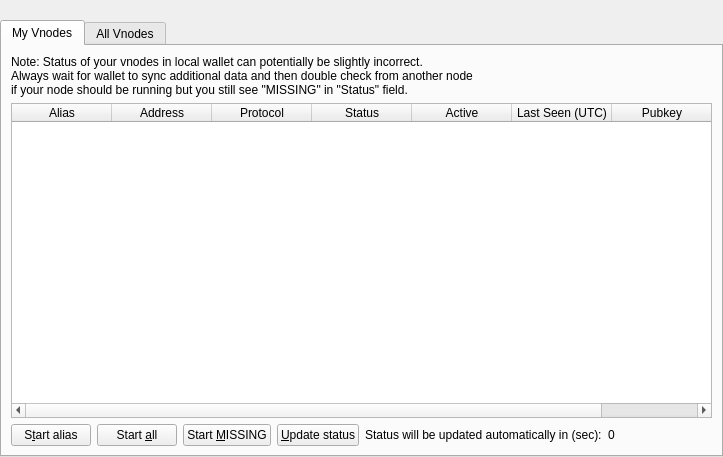
<?xml version="1.0" encoding="UTF-8"?>
<ui version="4.0">
 <class>VnodeList</class>
 <widget class="QWidget" name="VnodeList">
  <property name="geometry">
   <rect>
    <x>0</x>
    <y>0</y>
    <width>723</width>
    <height>457</height>
   </rect>
  </property>
  <property name="windowTitle">
   <string>Form</string>
  </property>
  <layout class="QVBoxLayout" name="topLayout">
   <property name="leftMargin">
    <number>0</number>
   </property>
   <property name="topMargin">
    <number>0</number>
   </property>
   <property name="rightMargin">
    <number>0</number>
   </property>
   <property name="bottomMargin">
    <number>0</number>
   </property>
   <item>
    <layout class="QVBoxLayout" name="verticalLayout">
     <property name="bottomMargin">
      <number>0</number>
     </property>
     <item>
      <spacer name="horizontalSpacer0">
       <property name="orientation">
        <enum>Qt::Horizontal</enum>
       </property>
       <property name="sizeHint" stdset="0">
        <size>
         <width>make40</width>
         <height>20</height>
        </size>
       </property>
      </spacer>
     </item>
     <item>
      <widget class="QTabWidget" name="tabWidget">
       <property name="currentIndex">
        <number>0</number>
       </property>
       <widget class="QWidget" name="tabMyVnodes">
        <attribute name="title">
         <string>My Vnodes</string>
        </attribute>
        <layout class="QGridLayout" name="gridLayout_2">
         <item row="0" column="0">
          <layout class="QVBoxLayout" name="verticalLayout_2">
           <property name="bottomMargin">
            <number>0</number>
           </property>
           <item>
            <layout class="QHBoxLayout" name="horizontalLayout_note">
             <property name="bottomMargin">
              <number>0</number>
             </property>
             <item>
              <widget class="QLabel" name="updateNote">
               <property name="text">
                <string>Note: Status of your vnodes in local wallet can potentially be slightly incorrect.&lt;br /&gt;Always wait for wallet to sync additional data and then double check from another node&lt;br /&gt;if your node should be running but you still see &quot;MISSING&quot; in &quot;Status&quot; field.</string>
               </property>
              </widget>
             </item>
            </layout>
           </item>
           <item>
            <widget class="QTableWidget" name="tableWidgetMyVnodes">
             <property name="minimumSize">
              <size>
               <width>695</width>
               <height>0</height>
              </size>
             </property>
             <property name="palette">
              <palette>
               <active>
                <colorrole role="Text">
                 <brush brushstyle="SolidPattern">
                  <color alpha="255">
                   <red>51</red>
                   <green>51</green>
                   <blue>51</blue>
                  </color>
                 </brush>
                </colorrole>
               </active>
               <inactive>
                <colorrole role="Text">
                 <brush brushstyle="SolidPattern">
                  <color alpha="255">
                   <red>51</red>
                   <green>51</green>
                   <blue>51</blue>
                  </color>
                 </brush>
                </colorrole>
               </inactive>
               <disabled>
                <colorrole role="Text">
                 <brush brushstyle="SolidPattern">
                  <color alpha="255">
                   <red>85</red>
                   <green>85</green>
                   <blue>85</blue>
                  </color>
                 </brush>
                </colorrole>
               </disabled>
              </palette>
             </property>
             <property name="editTriggers">
              <set>QAbstractItemView::NoEditTriggers</set>
             </property>
             <property name="alternatingRowColors">
              <bool>true</bool>
             </property>
             <property name="selectionMode">
              <enum>QAbstractItemView::SingleSelection</enum>
             </property>
             <property name="selectionBehavior">
              <enum>QAbstractItemView::SelectRows</enum>
             </property>
             <property name="sortingEnabled">
              <bool>true</bool>
             </property>
             <attribute name="horizontalHeaderStretchLastSection">
              <bool>true</bool>
             </attribute>
             <attribute name="ResizeMode">
              <enum>QHeaderView::Interactive</enum>
             </attribute>
             <column>
              <property name="text">
               <string>Alias</string>
              </property>
             </column>
             <column>
              <property name="text">
               <string>Address</string>
              </property>
             </column>
             <column>
              <property name="text">
               <string>Protocol</string>
              </property>
             </column>
             <column>
              <property name="text">
               <string>Status</string>
              </property>
             </column>
             <column>
              <property name="text">
               <string>Active</string>
              </property>
             </column>
             <column>
              <property name="text">
               <string>Last Seen (UTC)</string>
              </property>
             </column>
             <column>
              <property name="text">
               <string>Pubkey</string>
              </property>
             </column>
            </widget>
           </item>
           <item>
            <layout class="QHBoxLayout" name="horizontalLayout_5">
             <property name="bottomMargin">
              <number>0</number>
             </property>
             <item>
              <widget class="QPushButton" name="startButton">
               <property name="text">
                <string>S&amp;tart alias</string>
               </property>
              </widget>
             </item>
             <item>
              <widget class="QPushButton" name="startAllButton">
               <property name="text">
                <string>Start &amp;all</string>
               </property>
              </widget>
             </item>
             <item>
              <widget class="QPushButton" name="startMissingButton">
               <property name="text">
                <string>Start &amp;MISSING</string>
               </property>
              </widget>
             </item>
             <item>
              <widget class="QPushButton" name="UpdateButton">
               <property name="text">
                <string>&amp;Update status</string>
               </property>
              </widget>
             </item>
             <item>
              <widget class="QLabel" name="autoupdate_label">
               <property name="text">
                <string>Status will be updated automatically in (sec):</string>
               </property>
              </widget>
             </item>
             <item>
              <widget class="QLabel" name="secondsLabel">
               <property name="text">
                <string>0</string>
               </property>
              </widget>
             </item>
             <item>
              <spacer name="horizontalSpacer_5">
               <property name="orientation">
                <enum>Qt::Horizontal</enum>
               </property>
               <property name="sizeHint" stdset="0">
                <size>
                 <width>40</width>
                 <height>20</height>
                </size>
               </property>
              </spacer>
             </item>
            </layout>
           </item>
          </layout>
         </item>
        </layout>
       </widget>
       <widget class="QWidget" name="tabAllVnodes">
        <attribute name="title">
         <string>All Vnodes</string>
        </attribute>
        <layout class="QGridLayout" name="gridLayout">
         <item row="1" column="0">
          <widget class="QTableWidget" name="tableWidgetVnodes">
           <property name="palette">
            <palette>
             <active>
              <colorrole role="Text">
               <brush brushstyle="SolidPattern">
                <color alpha="255">
                 <red>51</red>
                 <green>51</green>
                 <blue>51</blue>
                </color>
               </brush>
              </colorrole>
             </active>
             <inactive>
              <colorrole role="Text">
               <brush brushstyle="SolidPattern">
                <color alpha="255">
                 <red>51</red>
                 <green>51</green>
                 <blue>51</blue>
                </color>
               </brush>
              </colorrole>
             </inactive>
             <disabled>
              <colorrole role="Text">
               <brush brushstyle="SolidPattern">
                <color alpha="255">
                 <red>85</red>
                 <green>85</green>
                 <blue>85</blue>
                </color>
               </brush>
              </colorrole>
             </disabled>
            </palette>
           </property>
           <property name="editTriggers">
            <set>QAbstractItemView::NoEditTriggers</set>
           </property>
           <property name="alternatingRowColors">
            <bool>true</bool>
           </property>
           <property name="selectionBehavior">
            <enum>QAbstractItemView::SelectRows</enum>
           </property>
           <property name="sortingEnabled">
            <bool>true</bool>
           </property>
           <attribute name="horizontalHeaderStretchLastSection">
            <bool>true</bool>
           </attribute>
           <attribute name="ResizeMode">
            <enum>QHeaderView::Interactive</enum>
           </attribute>
           <column>
            <property name="text">
             <string>Address</string>
            </property>
           </column>
           <column>
            <property name="text">
             <string>Protocol</string>
            </property>
           </column>
           <column>
            <property name="text">
             <string>Status</string>
            </property>
           </column>
           <column>
            <property name="text">
             <string>Active</string>
            </property>
           </column>
           <column>
            <property name="text">
             <string>Last Seen (UTC)</string>
            </property>
           </column>
           <column>
            <property name="text">
             <string>Pubkey</string>
            </property>
           </column>
          </widget>
         </item>
         <item row="0" column="0">
          <layout class="QHBoxLayout" name="horizontalLayout_3">
           <property name="bottomMargin">
            <number>0</number>
           </property>
           <item>
            <widget class="QLabel" name="label_filter">
             <property name="text">
              <string>Filter List:</string>
             </property>
            </widget>
           </item>
           <item>
            <widget class="QLineEdit" name="filterLineEdit">
             <property name="toolTip">
              <string>Filter vnode list</string>
             </property>
            </widget>
           </item>
           <item>
            <spacer name="horizontalSpacer_3">
             <property name="orientation">
              <enum>Qt::Horizontal</enum>
             </property>
             <property name="sizeHint" stdset="0">
              <size>
               <width>10</width>
               <height>20</height>
              </size>
             </property>
            </spacer>
           </item>
           <item>
            <widget class="QLabel" name="label_count">
             <property name="text">
              <string>Node Count:</string>
             </property>
            </widget>
           </item>
           <item>
            <widget class="QLabel" name="countLabel">
             <property name="text">
              <string>0</string>
             </property>
            </widget>
           </item>
          </layout>
         </item>
        </layout>
       </widget>
      </widget>
     </item>
    </layout>
   </item>
  </layout>
 </widget>
 <resources/>
 <connections/>
</ui>
